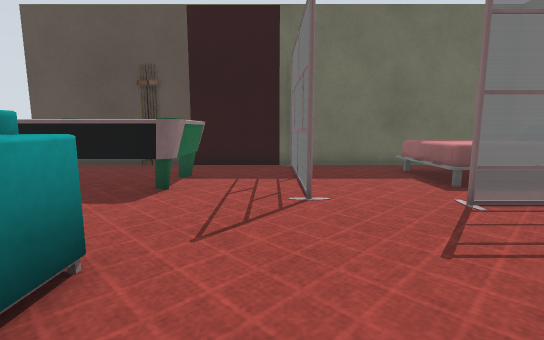
view 1 (above)

13 first-person views from a walk through a robot-simulator world made for Gazebo. The camera is 0.66 m above the floor, tilts 8° down and sees 85° across. The floor is counted in squares, 0.5 m on a side. Each view is taken from the middle of a square. On the plan, view 1 faces up. The plan holds only what a view shows up to about 14 squares ahead; the rest is blank. Some surface patterns are stand-ins.

view 2
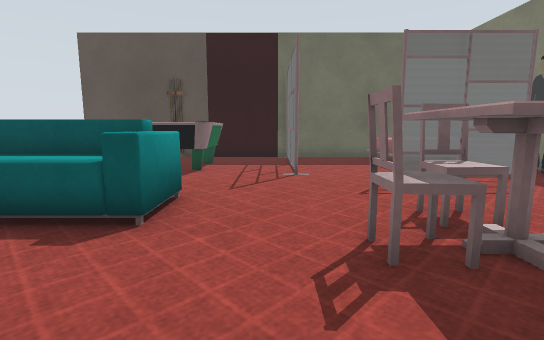

view 3
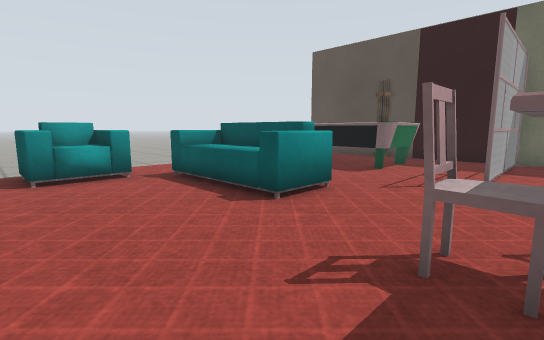

view 4
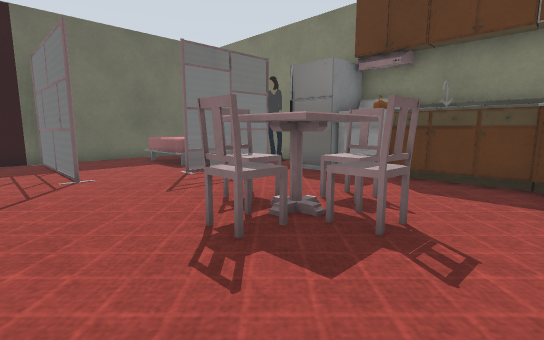

view 5
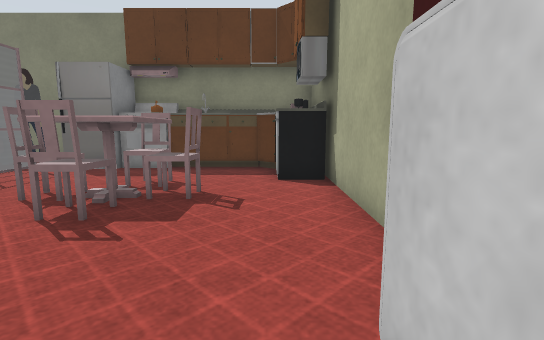

view 6
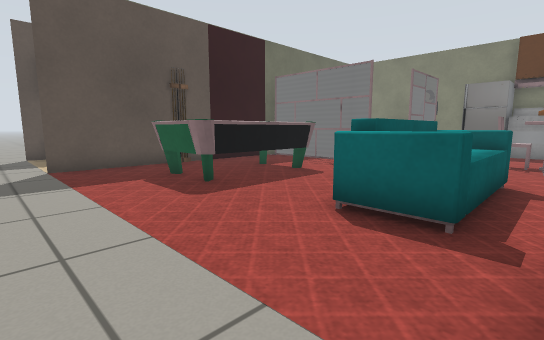

view 7
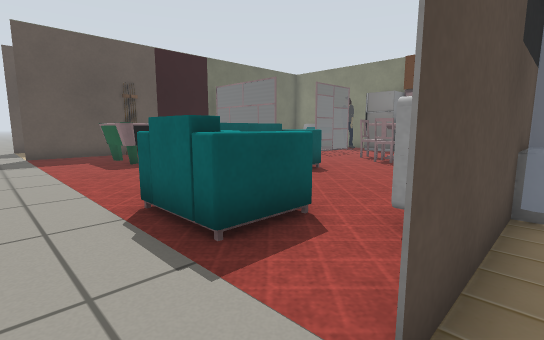

view 8
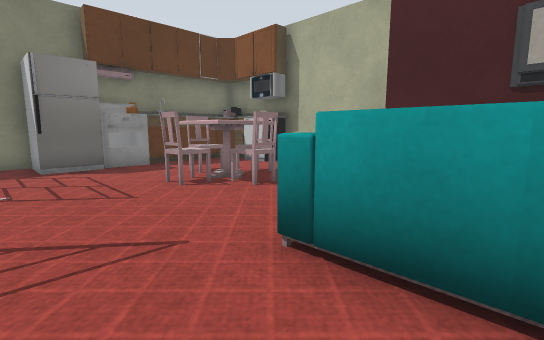

view 9
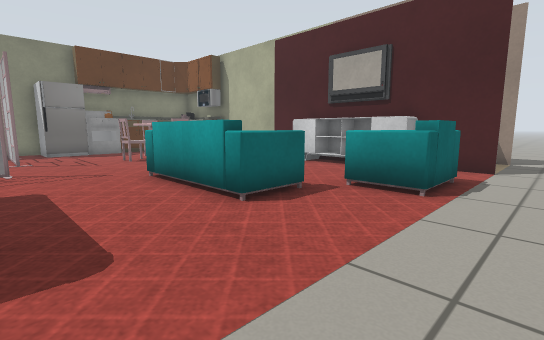

view 10
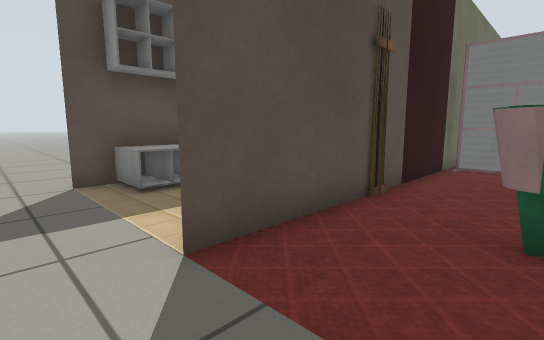

view 11
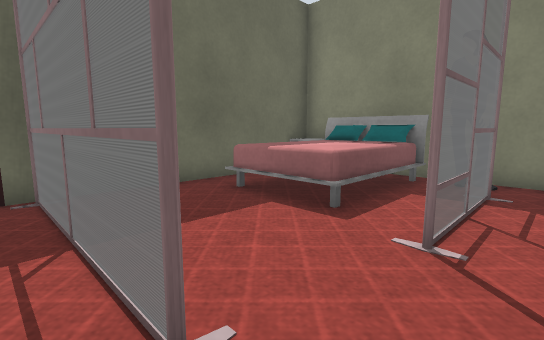

view 12
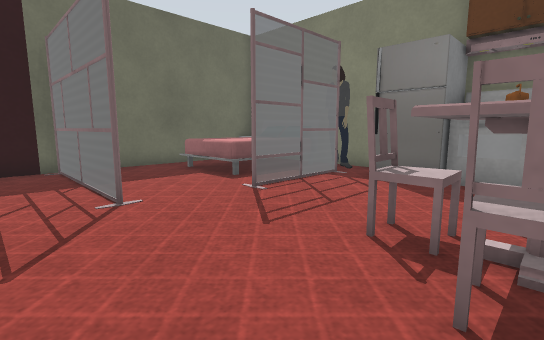

view 13
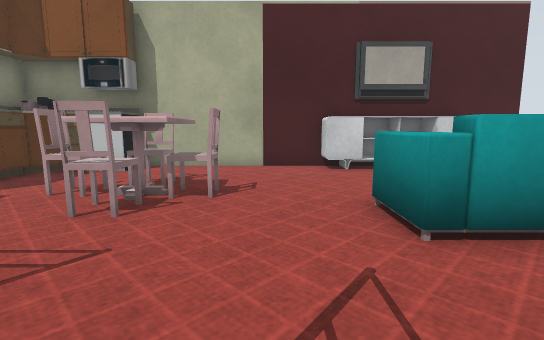

### Floor plan
Key: @ floor where view 1 was taken; # wall or solid block; x gap in a wall; . floor; = window, fence, low wall or low ledge; T thing the floor can be seen under or through.
Columns run from 10 left of view 1 to 9 right of it. Each row starts with its distance up from view 1.
 17 ...
 16 ...
 15 ..=##
 14 ...=
 13 ....
 12 ...
 11 ..#################
 10 ...........#......#
  9 ...........#..=====
  8 ....T  T#..#..=###=
  7 ....T  T#..#..=====
  6 ....=====..#......##
  5 ..............###x##
  4 ..................##
  3 .................##
  2 ....=###=....=...##
  1 ....=====...=#...##
  0 ..==......@=###..=#
 -1 ..##........=#...=#
 -2 ..==.............=#
 -3 ...............==##
 -4 ..#################
 -5 ......=#
 -6  ..
 -7  .#

Positions as (right, up) in squares from view 1, and headings:
1: (0, 0), facing up
2: (0, -3), facing up
3: (2, -3), facing up-left
4: (-1, -3), facing up-right
5: (-3, -3), facing right
6: (-10, 0), facing up-right
7: (-10, -5), facing up-right
8: (-4, 5), facing down-right
9: (-10, 6), facing down-right
10: (-10, 8), facing up-right
11: (0, 4), facing up-right
12: (-1, 0), facing up-right
13: (0, 6), facing down
